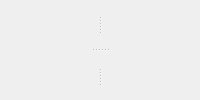
           <widget class="QWidget" name="page_2">
            <layout class="QHBoxLayout" name="horizontalLayout_7">
             <property name="spacing">
              <number>0</number>
             </property>
             <property name="margin">
              <number>0</number>
             </property>
             <item>
              <widget class="QWidget" name="splitter1" native="true">
               <property name="sizePolicy">
                <sizepolicy hsizetype="Expanding" vsizetype="Expanding">
                 <horstretch>0</horstretch>
                 <verstretch>0</verstretch>
                </sizepolicy>
               </property>
               <layout class="QVBoxLayout" name="verticalLayout_7">
                <property name="spacing">
                 <number>0</number>
                </property>
                <property name="margin">
                 <number>0</number>
                </property>
                <item>
                 <widget class="QSplitter" name="splitter_3">
                  <property name="orientation">
                   <enum>Qt::Vertical</enum>
                  </property>
                  <widget class="QWidget" name="widget_3" native="true">
                   <layout class="QHBoxLayout" name="horizontalLayout_5">
                    <property name="spacing">
                     <number>0</number>
                    </property>
                    <property name="margin">
                     <number>0</number>
                    </property>
                    <item>
                     <widget class="QSplitter" name="splitter">
                      <property name="orientation">
                       <enum>Qt::Horizontal</enum>
                      </property>
                      <widget class="QWidget" name="top_left_parent_" native="true">
                       <property name="sizePolicy">
                        <sizepolicy hsizetype="Expanding" vsizetype="Expanding">
                         <horstretch>0</horstretch>
                         <verstretch>0</verstretch>
                        </sizepolicy>
                       </property>
                      </widget>
                      <widget class="QWidget" name="top_right_parent_" native="true">
                       <property name="sizePolicy">
                        <sizepolicy hsizetype="Expanding" vsizetype="Expanding">
                         <horstretch>0</horstretch>
                         <verstretch>0</verstretch>
                        </sizepolicy>
                       </property>
                      </widget>
                     </widget>
                    </item>
                   </layout>
                  </widget>
                  <widget class="QWidget" name="widget_4" native="true">
                   <layout class="QHBoxLayout" name="horizontalLayout_4">
                    <property name="spacing">
                     <number>0</number>
                    </property>
                    <property name="margin">
                     <number>0</number>
                    </property>
                    <item>
                     <widget class="QSplitter" name="splitter_2">
                      <property name="orientation">
                       <enum>Qt::Horizontal</enum>
                      </property>
                      <widget class="QWidget" name="bottom_left_parent_" native="true">
                       <property name="sizePolicy">
                        <sizepolicy hsizetype="Expanding" vsizetype="Expanding">
                         <horstretch>0</horstretch>
                         <verstretch>0</verstretch>
                        </sizepolicy>
                       </property>
                      </widget>
                      <widget class="QWidget" name="bottom_right_parent_" native="true">
                       <property name="sizePolicy">
                        <sizepolicy hsizetype="Expanding" vsizetype="Expanding">
                         <horstretch>0</horstretch>
                         <verstretch>0</verstretch>
                        </sizepolicy>
                       </property>
                       <property name="mouseTracking">
                        <bool>true</bool>
                       </property>
                      </widget>
                     </widget>
                    </item>
                   </layout>
                  </widget>
                 </widget>
                </item>
               </layout>
              </widget>
             </item>
            </layout>
           </widget>
